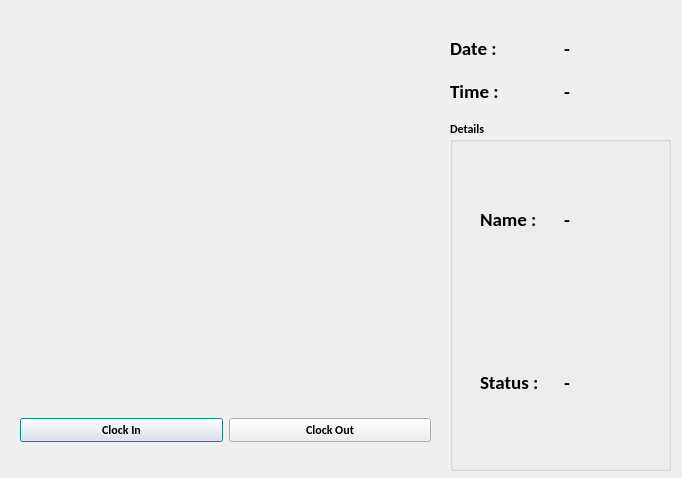
<?xml version="1.0" encoding="UTF-8"?>
<ui version="4.0">
 <class>OutputDialog</class>
 <widget class="QDialog" name="OutputDialog">
  <property name="geometry">
   <rect>
    <x>0</x>
    <y>0</y>
    <width>682</width>
    <height>478</height>
   </rect>
  </property>
  <property name="minimumSize">
   <size>
    <width>0</width>
    <height>0</height>
   </size>
  </property>
  <property name="maximumSize">
   <size>
    <width>2650</width>
    <height>1240</height>
   </size>
  </property>
  <property name="font">
   <font>
    <family>Calibri</family>
    <weight>75</weight>
    <bold>true</bold>
   </font>
  </property>
  <property name="windowTitle">
   <string>Employee Attendance System</string>
  </property>
  <property name="windowIcon">
   <iconset>
    <normaloff>:/icon/icon.png</normaloff>:/icon/icon.png</iconset>
  </property>
  <widget class="QLabel" name="img_label">
   <property name="geometry">
    <rect>
     <x>10</x>
     <y>10</y>
     <width>421</width>
     <height>371</height>
    </rect>
   </property>
   <property name="maximumSize">
    <size>
     <width>640</width>
     <height>480</height>
    </size>
   </property>
   <property name="text">
    <string/>
   </property>
  </widget>
  <widget class="QWidget" name="horizontalLayoutWidget">
   <property name="geometry">
    <rect>
     <x>20</x>
     <y>390</y>
     <width>411</width>
     <height>80</height>
    </rect>
   </property>
   <layout class="QHBoxLayout" name="horizontalLayout">
    <item>
     <widget class="QPushButton" name="clock_in_btn">
      <property name="text">
       <string>Clock In</string>
      </property>
      <property name="checkable">
       <bool>true</bool>
      </property>
     </widget>
    </item>
    <item>
     <widget class="QPushButton" name="clock_out_btn">
      <property name="text">
       <string>Clock Out</string>
      </property>
      <property name="checkable">
       <bool>true</bool>
      </property>
     </widget>
    </item>
   </layout>
  </widget>
  <widget class="QWidget" name="gridLayoutWidget">
   <property name="geometry">
    <rect>
     <x>450</x>
     <y>30</y>
     <width>221</width>
     <height>80</height>
    </rect>
   </property>
   <layout class="QGridLayout" name="gridLayout">
    <item row="1" column="0">
     <layout class="QHBoxLayout" name="horizontalLayout_3">
      <item>
       <widget class="QLabel" name="label_2">
        <property name="font">
         <font>
          <family>Calibri</family>
          <pointsize>14</pointsize>
          <weight>75</weight>
          <bold>true</bold>
         </font>
        </property>
        <property name="text">
         <string>Time :</string>
        </property>
       </widget>
      </item>
      <item>
       <widget class="QLabel" name="time_label">
        <property name="font">
         <font>
          <family>Calibri</family>
          <pointsize>14</pointsize>
          <weight>75</weight>
          <bold>true</bold>
         </font>
        </property>
        <property name="text">
         <string>-</string>
        </property>
       </widget>
      </item>
     </layout>
    </item>
    <item row="0" column="0">
     <layout class="QHBoxLayout" name="horizontalLayout_2">
      <item>
       <widget class="QLabel" name="label">
        <property name="font">
         <font>
          <family>Calibri</family>
          <pointsize>14</pointsize>
          <weight>75</weight>
          <bold>true</bold>
         </font>
        </property>
        <property name="text">
         <string>Date :</string>
        </property>
       </widget>
      </item>
      <item>
       <widget class="QLabel" name="date_label">
        <property name="font">
         <font>
          <family>Calibri</family>
          <pointsize>14</pointsize>
          <weight>75</weight>
          <bold>true</bold>
         </font>
        </property>
        <property name="text">
         <string>-</string>
        </property>
       </widget>
      </item>
     </layout>
    </item>
   </layout>
  </widget>
  <widget class="QGroupBox" name="groupBox">
   <property name="geometry">
    <rect>
     <x>450</x>
     <y>120</y>
     <width>221</width>
     <height>351</height>
    </rect>
   </property>
   <property name="title">
    <string>Details</string>
   </property>
   <widget class="QWidget" name="gridLayoutWidget_2">
    <property name="geometry">
     <rect>
      <x>30</x>
      <y>20</y>
      <width>161</width>
      <height>321</height>
     </rect>
    </property>
    <layout class="QGridLayout" name="gridLayout_2">
     <item row="1" column="0">
      <layout class="QHBoxLayout" name="horizontalLayout_4">
       <item>
        <widget class="QLabel" name="label_3">
         <property name="font">
          <font>
           <family>Calibri</family>
           <pointsize>14</pointsize>
           <weight>75</weight>
           <bold>true</bold>
          </font>
         </property>
         <property name="text">
          <string>Status :</string>
         </property>
        </widget>
       </item>
       <item>
        <widget class="QLabel" name="status_label">
         <property name="font">
          <font>
           <family>Calibri</family>
           <pointsize>14</pointsize>
           <weight>75</weight>
           <bold>true</bold>
          </font>
         </property>
         <property name="text">
          <string>-</string>
         </property>
        </widget>
       </item>
      </layout>
     </item>
     <item row="0" column="0">
      <layout class="QHBoxLayout" name="horizontalLayout_5">
       <item>
        <widget class="QLabel" name="label_4">
         <property name="font">
          <font>
           <family>Calibri</family>
           <pointsize>14</pointsize>
           <weight>75</weight>
           <bold>true</bold>
          </font>
         </property>
         <property name="text">
          <string>Name :</string>
         </property>
        </widget>
       </item>
       <item>
        <widget class="QLabel" name="name_label">
         <property name="font">
          <font>
           <family>Calibri</family>
           <pointsize>14</pointsize>
           <weight>75</weight>
           <bold>true</bold>
          </font>
         </property>
         <property name="text">
          <string>-</string>
         </property>
        </widget>
       </item>
      </layout>
     </item>
    </layout>
   </widget>
  </widget>
 </widget>
 <resources>
  <include location="resource.qrc"/>
 </resources>
 <connections/>
</ui>
